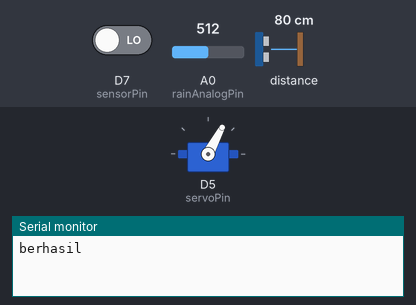
This sketch was run on a simulated ESP8266 (NodeMCU). Parts: servo, the last lines printed to the serial monitor. Wiring (inferred from the names in the program): ultrasonic range finder: trigger D2; echo D3. Inputs (shaded band) come from the test bench; at power-on: distance to the obstacle 80 cm, A0 (rainAnalogPin) = 512, D7 (sensorPin) LOW. The echo pulse lasts 58.3 µs per cm; WiFi joins after 1.5 s; servers stay silent unless stated.

Above: at 2.7 s.
2.8 s: distance to the obstacle set to 15 cm
6.0 s: distance to the obstacle set to 12 cm
At 6.9 s:
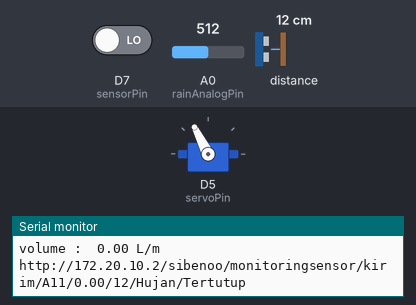
9.2 s: distance to the obstacle set to 10 cm
12.7 s: distance to the obstacle set to 7 cm
At 14.5 s:
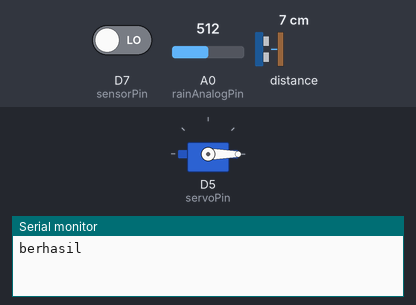
15.9 s: A0 (rainAnalogPin) set to 524
At 17.3 s:
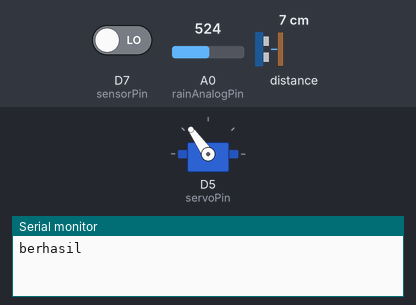
19.1 s: A0 (rainAnalogPin) set to 716
At 22.0 s:
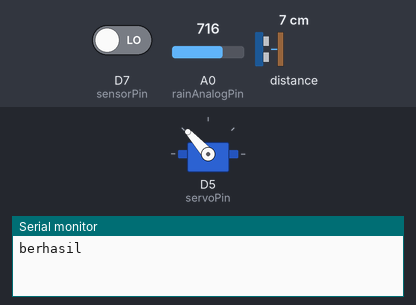
Timing chart, 0 to 23.5 s (numbered marks = the images above; inputs shaded):
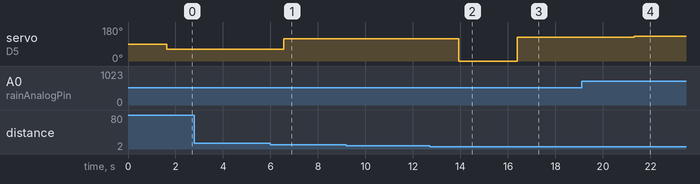

Measured:
- the behaviour switches between 14 and 13 cm on distance to the obstacle (found by bisection; images 0 and 1)
- the behaviour switches between 9 and 8 cm on distance to the obstacle (found by bisection; images 1 and 2)
- the behaviour switches between 517 and 518 on A0 (rainAnalogPin) (found by bisection; images 2 and 3)
- after the input at 6.0 s, servo on D5 (servoPin): 62° → 117° after 0.55 s
- after the input at 12.7 s, servo on D5 (servoPin): 117° → 0° after 1.2 s
- after the input at 15.9 s, servo on D5 (servoPin): 0° → 125° after 0.49 s
- after the input at 19.1 s, servo on D5 (servoPin): 125° → 132° after 2.2 s

The sketch:

nind.ino
```cpp
#include <ESP8266WiFi.h>
#include <ESP8266HTTPClient.h>
#include <WiFiClient.h>
#include <Fuzzy.h>
#include <Servo.h>

//water
int sensorPin = D7;
volatile long pulse;
unsigned long lastTime;
float volume;

Servo myservo;
#define servoPin D5
int angle = 0;

//wifi
const char* ssid = "Indang"; //ganti nama hotspot
const char* pass = "indang1234";//ganti password

const char* ip_server = "172.20.10.2";//buka cmd - ketik "ipconfig" - copy iipv4
//akhir wifi

#define trigPin  D2
#define echoPin  D3
//const int trigPin = 2;
//const int echoPin = 3;
long duration;
int air;

#define rainAnalogPin A0
//int rainAnalogPin = A0;
//int rainDigitalPin = 2;

// Instantiating a Fuzzy object
Fuzzy *fuzzy = new Fuzzy();
//rain
FuzzySet *tidak_hujan = new FuzzySet(0, 0, 20, 50);
FuzzySet *hujan = new FuzzySet(20, 50, 100, 100);

//ultra
FuzzySet *rendah = new FuzzySet(0, 0, 10, 13);
FuzzySet *sedang = new FuzzySet(10, 12.9, 13, 16);
FuzzySet *tinggi = new FuzzySet(13, 16, 21, 21);

// output
FuzzySet *portalrendah = new FuzzySet(50, 50, 70, 80);
FuzzySet *portaltinggi = new FuzzySet(70, 120, 180, 180);


void setup()
{
  myservo.attach(servoPin);
  attachInterrupt(digitalPinToInterrupt(sensorPin), increase, RISING);
  pinMode(rainAnalogPin, INPUT);

  pinMode(trigPin, OUTPUT); // mengatur trigerpin sebagai output
  pinMode(echoPin, INPUT); // mengatur trigerpin sebagai input

  Serial.begin(9600);

  // Instantiating a FuzzyInput object
  FuzzyInput *rain = new FuzzyInput(1);
  rain->addFuzzySet(tidak_hujan);
  rain->addFuzzySet(hujan);
  fuzzy->addFuzzyInput(rain);

  FuzzyInput *ultra = new FuzzyInput(2);
  ultra->addFuzzySet(rendah);
  ultra->addFuzzySet(sedang);
  ultra->addFuzzySet(tinggi);
  fuzzy->addFuzzyInput(ultra);

  // Instantiating a FuzzyOutput objects
  FuzzyOutput *portal = new FuzzyOutput(1);
  portal->addFuzzySet(portalrendah);
  portal->addFuzzySet(portaltinggi);
  fuzzy->addFuzzyOutput(portal);


  //fuzzy rules
  //==============================================================
  FuzzyRuleAntecedent *tidakhujandannormal = new FuzzyRuleAntecedent();
  tidakhujandannormal->joinWithAND(tidak_hujan, rendah);

  FuzzyRuleConsequent *portal1 = new FuzzyRuleConsequent();
  portal1->addOutput(portalrendah);

  FuzzyRule *fuzzyRule01 = new FuzzyRule(1, tidakhujandannormal, portal1);
  fuzzy->addFuzzyRule(fuzzyRule01);

  //==============================================================
  FuzzyRuleAntecedent *tidakhujandantinggi = new FuzzyRuleAntecedent();
  tidakhujandantinggi->joinWithAND(tidak_hujan, tinggi);

  FuzzyRuleConsequent *portal2 = new FuzzyRuleConsequent();
  portal2->addOutput(portaltinggi);

  FuzzyRule *fuzzyRule02 = new FuzzyRule(1, tidakhujandantinggi, portal2);
  fuzzy->addFuzzyRule(fuzzyRule02);

  //==============================================================
  FuzzyRuleAntecedent *hujandannormal = new FuzzyRuleAntecedent();
  hujandannormal->joinWithAND(hujan, rendah);

  FuzzyRuleConsequent *portal3 = new FuzzyRuleConsequent();
  portal3->addOutput(portalrendah);

  FuzzyRule *fuzzyRule03 = new FuzzyRule(1, hujandannormal, portal3);
  fuzzy->addFuzzyRule(fuzzyRule03);

  //==============================================================
  FuzzyRuleAntecedent *hujandantinggi = new FuzzyRuleAntecedent();
  hujandantinggi->joinWithAND(hujan, tinggi);

  FuzzyRuleConsequent *portal4 = new FuzzyRuleConsequent();
  portal4->addOutput(portaltinggi);

  FuzzyRule *fuzzyRule04 = new FuzzyRule(1, hujandantinggi, portal4);
  fuzzy->addFuzzyRule(fuzzyRule04);


  //==============================================================
  FuzzyRuleAntecedent *tidakhujandansedang = new FuzzyRuleAntecedent();
  hujandantinggi->joinWithAND(tidak_hujan, sedang);

  FuzzyRuleConsequent *portal5 = new FuzzyRuleConsequent();
  portal4->addOutput(portalrendah);

  FuzzyRule *fuzzyRule05 = new FuzzyRule(1, tidakhujandansedang, portal5);
  fuzzy->addFuzzyRule(fuzzyRule05);

  //==============================================================
  FuzzyRuleAntecedent *hujandansedang = new FuzzyRuleAntecedent();
  hujandantinggi->joinWithAND(hujan, sedang);

  FuzzyRuleConsequent *portal6 = new FuzzyRuleConsequent();
  portal4->addOutput(portalrendah);

  FuzzyRule *fuzzyRule06 = new FuzzyRule(1, hujandansedang, portal6);
  fuzzy->addFuzzyRule(fuzzyRule06);

  //setup  and connecting wifi
  Serial.print(" Connect to : ");
  Serial.println(ssid);
  WiFi.begin(ssid, pass);
  while (WiFi.status() != WL_CONNECTED)
  {
    Serial.println("Please wait...");
  }
  Serial.print("\n");
  Serial.print("IP address : ");
  Serial.print(WiFi.localIP());
  Serial.print("\n");
  Serial.print("Connect to : ");
  Serial.println(ssid);
}

void loop()
{
  int rains = analogRead(rainAnalogPin);
  Serial.print("Rain sensor : ");
  int rain = map(rains, 0, 1024, 100, 0);
  Serial.println(rain);
  String kondisi;
  if (rain <= 35) {
    kondisi = "tidak_hujan";
  }
  else if (rain >= 36) {
    kondisi = "Hujan";
  }
  Serial.print("kondisi : ");
  Serial.println(kondisi);

  digitalWrite(trigPin, LOW);
  delayMicroseconds(2);
  digitalWrite(trigPin, HIGH);
  delayMicroseconds(10);
  digitalWrite(trigPin, LOW);
  duration = pulseIn(echoPin, HIGH);
  // airs adalah rumus mencari jarak
  int  airs = duration * 0.034 / 2;
  Serial.print("Tinggi Air : ");
  int air = map(airs, 0, 23, 23, 0);
  Serial.print(air);
  Serial.println(" Cm");

  // Printing something
  // Set the value as an input
  fuzzy->setInput(1, rain);
  fuzzy->setInput(2, air);
  // Running the Fuzzification
  fuzzy->fuzzify();
  // Running the Defuzzification
  float output = fuzzy->defuzzify(1);
  // Printing something
  Serial.print("Servo : ");
  Serial.print(int(output));
  Serial.println("°");
  myservo.write(int(output));

  String kportal;
  if (kondisi == "tidak_hujan" && air <= 15) {
    kportal = "Tertutup";
  }
  else if (kondisi == "tidak_hujan" && air >= 16) {
    kportal = "Terbuka";
  }
  else if (kondisi == "Hujan" && air <= 15) {
    kportal = "Tertutup";
  }
  else if (kondisi == "Hujan" && air >= 16) {
    kportal = "Terbuka";
  }
  Serial.print("Portal : ");
  Serial.println(kportal);

  //water
  volume = 2.663 * pulse / 1000 * 30;
  if (millis() - lastTime > 2000) {
    pulse = 0;
    lastTime = millis();
  }
  Serial.print("volume :  ");
  Serial.print(volume);
  Serial.println(" L/m");


  WiFiClient client;
  const int port = 80;

  //data transfer
  if (!client.connect(ip_server, port)) {
    Serial.println("Gagal connect server");
    Serial.println(" ");
    return ;
  }
  String Link ;
  HTTPClient http ;
  Link = "http://" + String(ip_server) + "/sibenoo/monitoringsensor/kirim/A11/" + String(volume) + "/" + String(air) + "/" + String(kondisi) + "/" + String(kportal);
  Serial.println(Link);
  http.begin(client, Link);
  //mode
  http.GET();
  //tutupkoneksi
  http.end();
  //akhir //data transfer


  Serial.println("berhasil");
  Serial.println(" ");

  delay(2000);

}

ICACHE_RAM_ATTR void increase() {
  pulse++;
}
```
